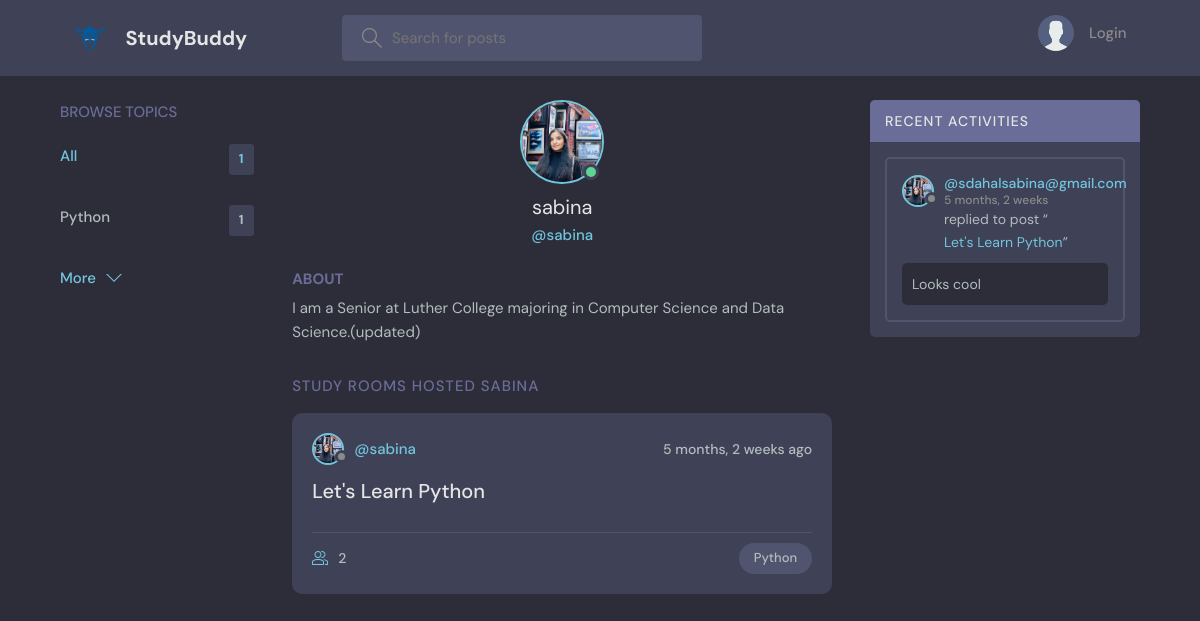
The app's page /profile/1/, older data.
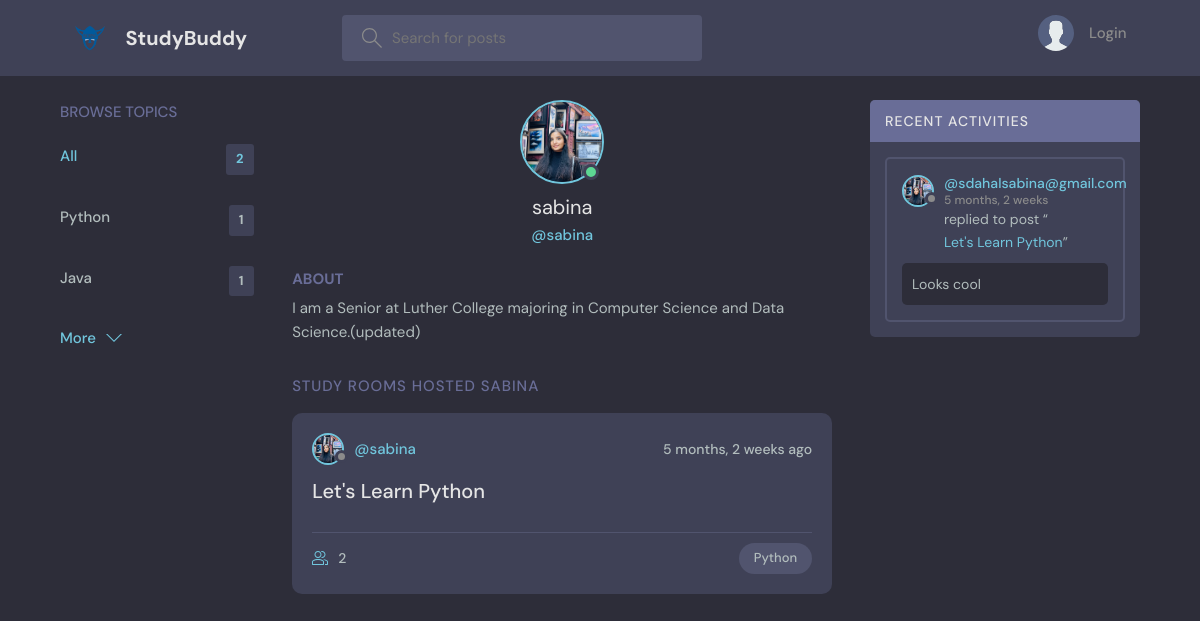
The same page, newer data.
### base/models.py (models this page shows, shortened)
class Topic (models.Model):
    name = models.CharField(max_length=200)

class User(AbstractUser):
    name = models.CharField(max_length=200, null=True)
    email = models.EmailField( unique= True , null=True)
    bio = models.TextField(null=True)
    avatar = models.ImageField(null=True, default = "avatar.svg")
    USERNAME_FIELD = 'email'
    REQUIRED_FIELDS = []

class Room(models.Model):
    host= models.ForeignKey(User, on_delete= models.SET_NULL, null= True)
    topic= models.ForeignKey(Topic, on_delete= models.SET_NULL, null= True)
    name = models.CharField(max_length=200)
    description = models.TextField(null= True, blank = True)
    participants= models.ManyToManyField(User, related_name='participants', blank=True)
    updated = models.DateTimeField(auto_now = True)
    created = models.DateTimeField (auto_now_add= True)
    class Meta:
        ordering = ["-updated", '-created']
    def __str__(self):
        return self.name

class Message(models.Model):
    user= models.ForeignKey(User, on_delete= models.CASCADE)
    room = models.ForeignKey(Room, on_delete= models.CASCADE)
    body = models.TextField()
    updated = models.DateTimeField(auto_now = True)
    created = models.DateTimeField (auto_now_add= True)
    class Meta:
        ordering = ['-updated', 'created']

### base/views.py (the view)
# urls.py: path("profile/<str:pk>/", views.userProfile, name="user-profile"),
def userProfile(request,pk):
     user = User.objects.get(id=pk)
     rooms = user.room_set.all()
     room_messages = user.message_set.all()
     topics= Topic.objects.all()
     context={'user': user, 'rooms': rooms, "room_messages": room_messages, "topics": topics}
     return render (request, 'base/profile.html', context)

### base/templates/base/profile.html (shortened to what this page needs)
{% extends 'main.html' %}
{% block content %}
  <main class="profile-page layout layout--3">
    <div class="container">
      {% include 'base/topics_component.html' %}
      <div class="roomList">
        <div class="profile">
          <div class="profile__avatar">
            <div class="avatar avatar--large active">
              <img src="{{user.avatar.url}}" />
            </div>
          </div>
          <div class="profile__info">
            <h3>{{user.username}}</h3>
            <p>@{{user.username}}</p>
          </div>
          <div class="profile__about">
            <h3>About</h3>
          <p>{{user.bio}}</p>
          </div>
        </div>
        <div class="roomList__header">
          <div>
            <h2>Study Rooms Hosted {{user.username}}</a>
            </h2>
          </div>
        </div>
        {% include 'base/feed_component.html' %}
      </div>
      {% include 'base/activity_component.html' %}
    </div>
  </main>
{% endblock content %}

### templates/main.html (shortened to what this page needs)
<!DOCTYPE html>
{% load static %}
<html lang="en">
  <head>
    <link rel="stylesheet" href="{% static 'styles/style.css' %}" />
  </head>
  <body>
    {% include 'navbar.html' %}
    {% block content%}
    {% endblock %}
  </body>
</html>

### templates/navbar.html (shortened to what this page needs)
{% load static %}
<header class="header header--loggedIn">
    <div class="container">
      <a href="{% url 'home' %}" class="header__logo">
        <img src="{%  static 'images/norse.png' %}" />
        <h1>StudyBuddy</h1>
      </a>
      <form class="header__search" method = 'GET' action = "{% url 'home' %}">
        <label>
          <input name = "q" placeholder="Search for posts" />
        </label>
      </form>
      <nav class="header__menu">
        {% if request.user.is_authenticated %}
        <div class="header__user">
          <a href="{% url 'update-user' %}" >
            <div class="avatar avatar--medium active">
              <img src="{{request.user.avatar.url}}" />
            </div>
            <p> {{request.user.username}}<span> @{{request.user.username}}</span></p>
          </a>
          <button class="dropdown-button">
            <svg version="1.1" xmlns="http://www.w3.org/2000/svg" width="32" height="32" viewBox="0 0 32 32">
              <title>chevron-down</title>
              <path d="M16 21l-13-13h-3l16 16 16-16h-3l-13 13z"></path>
            </svg>
          </button>
        </div>
        {% else %}
        <a href="{% url 'login' %}">
          <img src="{%  static 'images/avatar.svg' %}" />
          <p>Login</p>
        </a>
        {% endif %}
      </nav>
    </div>
  </header>

### base/templates/base/topics_component.html
<div class="topics">
    <div class="topics__header">
      <h2>Browse Topics</h2>
    </div>
    <ul class="topics__list">
      <li>
        <a href="{% url 'home' %}" class="active">All <span>{{topics.count}}</span></a>
      </li>
      {% for topic in topics %}
      <li>
        <a href="{% url 'home' %}?q={{topic.name}}">{{topic.name}} <span>{{topic.room_set.all.count}}</span></a>
      </li>
      {% endfor %}
    </ul>
    <a class="btn btn--link" href="{% url 'topics' %}">
      More
      <svg version="1.1" xmlns="http://www.w3.org/2000/svg" width="32" height="32" viewBox="0 0 32 32">
        <title>chevron-down</title>
        <path d="M16 21l-13-13h-3l16 16 16-16h-3l-13 13z"></path>
      </svg>
    </a>
  </div>

### base/templates/base/feed_component.html (shortened to what this page needs)
{% for room in rooms %}
<div class="roomListRoom">
    <div class="roomListRoom__header">
      <a href="{% url 'user-profile' room.host.id %}" class="roomListRoom__author">
        <div class="avatar avatar--small">
          <img src="{{room.host.avatar.url}}" />
        </div>
        <span>@{{room.host.username}}</span>
      </a>
      <div class="roomListRoom__actions">
        <span>{{room.created|timesince}} ago</span>
      </div>
    </div>
    <div class="roomListRoom__content">
      <a href="{% url 'room' room.id %}">{{room.name}}</a>
    </div>
    <div class="roomListRoom__meta">
      <a href="{% url 'room' room.id %}" class="roomListRoom__joined">
       {{room.participants.all.count}}
      </a>
      <p class="roomListRoom__topic">{{room.topic.name}}</p>
    </div>
  </div>
{% endfor %}

### base/templates/base/activity_component.html (shortened to what this page needs)
<div class="activities">
    <div class="activities__header">
      <h2>Recent Activities</h2>
    </div>
    {% for message in room_messages %}
    <div class="activities__box">
      <div class="activities__boxHeader roomListRoom__header">
        <a href=" {% url 'user-profile' message.user.id %}" class="roomListRoom__author">
          <div class="avatar avatar--small">
            <img src="{{message.user.avatar.url}}" />
          </div>
          <p>
            @{{message.user}}
            <span>{{message.created | timesince}}</span>
          </p>
        </a>
      </div>
      <div class="activities__boxContent">
        <p>replied to post “<a href="{% url 'room' message.room.id %}">{{message.room}}</a>”</p>
        <div class="activities__boxRoomContent">
          {{message.body}}
        </div>
      </div>
    </div>
    {% endfor %}
  </div>

Row changes from the older to the newer data that the page shows:
added Topic: name "Java", room_set.all.count "1"
Text that changed along with them:
{{ topics.count }}: "1" → "2"
